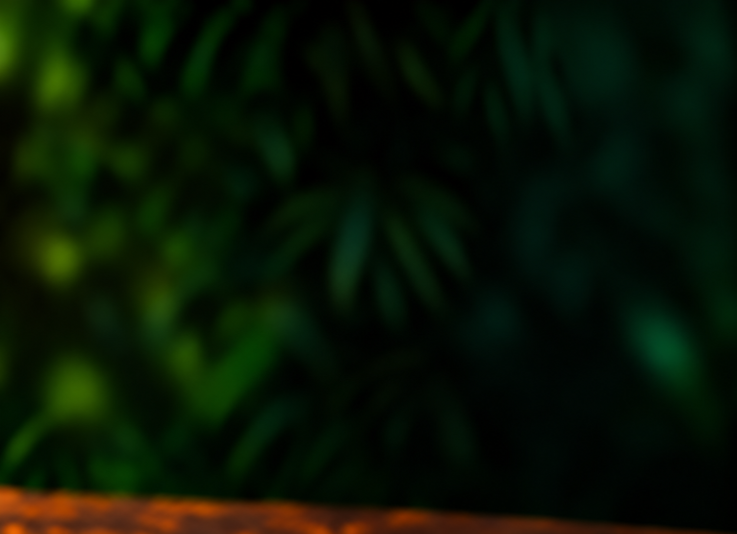
#> input picture research/burger-template-rebuild/title-background-clean.png, 1473 x 1068 px (shown at 1/2 size)
$ python build_biggie_two_sheets.py
#> lines starting #> are read from the running program, lines starting #| are printed output that depends on the picture
### scripts/build_biggie_sheet_v2.py
from pathlib import Path

from PIL import Image, ImageDraw, ImageFilter, ImageFont


ROOT = Path(__file__).resolve().parents[1]
OUT = Path('/Users/seifharboub/Desktop/Divers/Safe/Burger/NOUVELLE_CARTE_6_BURGERS/SAFE_LOUNGE_BIGGIE_PROCESS_A4.pdf')
PREVIEW = ROOT / 'research/burger-template-rebuild/previews/SAFE_LOUNGE_BIGGIE_PROCESS_A4_V2.png'
WORK = ROOT / 'research/burger-template-rebuild'
GEN = Path('/Users/seifharboub/.codex/generated_images/01a0b5aa-71ea-7801-8d97-e06e6bd977f0')
INGREDIENT_BOARD = GEN / 'exec-d62048ca-60c4-4bcc-ad2b-1ce2f4ea391b.png'
PROCESS_BOARD = GEN / 'exec-73806151-8bd6-4cde-a206-71cc1b5643df.png'
FINAL_SCENE = GEN / 'exec-ddff3ebd-2453-4423-b38f-ab8f952fa575.png'
SAUCE_CUTOUT = GEN / 'exec-a95de673-4c2b-48d5-854a-50d19bd58941.png'
CLOSING_STEP = GEN / 'exec-04c19e28-db07-4fbd-84f6-fec71511e058.png'

W, H = 2480, 3508
WHITE = '#ffffff'
OFF_WHITE = '#f5f3ef'
INK = '#101019'
GREEN = '#003d2f'
PURPLE = '#7800c8'
YELLOW = '#ffd400'
LINE = '#ded9e2'
FONT = '/System/Library/Fonts/Avenir Next Condensed.ttc'


def font(size, heavy=False):
    return ImageFont.truetype(FONT, size, index=8 if heavy else 0)


def cover(image, size, focus=(0.5, 0.5)):
    tw, th = size
    scale = max(tw / image.width, th / image.height)
    resized = image.resize((round(image.width * scale), round(image.height * scale)), Image.Resampling.LANCZOS)
    x = round((resized.width - tw) * focus[0])
    y = round((resized.height - th) * focus[1])
    return resized.crop((x, y, x + tw, y + th))


# [183 lines left out: functions contain, rounded_paste, wrap, draw_step, process_panels, build, not called in this run]


# [2 lines that do not run on import are left out]

### scripts/build_biggie_two_sheets.py
from pathlib import Path

from PIL import Image, ImageDraw, ImageFilter

from build_biggie_sheet_v2 import (
    ROOT, WORK, W, H, WHITE, OFF_WHITE, INK, GREEN, PURPLE, YELLOW, LINE,
    font, cover, contain, rounded_paste, wrap, draw_step, process_panels,
)


OUT_DIR = Path('/Users/seifharboub/Desktop/Divers/Safe/Burger/NOUVELLE_CARTE_6_BURGERS')
GEN = Path('/Users/seifharboub/.codex/generated_images/01a0b5aa-71ea-7801-8d97-e06e6bd977f0')
INGREDIENT_BOARD = GEN / 'exec-d62048ca-60c4-4bcc-ad2b-1ce2f4ea391b.png'
SMASH_PROCESS_BOARD = GEN / 'exec-73806151-8bd6-4cde-a206-71cc1b5643df.png'
SMASH_CLOSING = GEN / 'exec-04c19e28-db07-4fbd-84f6-fec71511e058.png'
SMASH_FINAL = GEN / 'exec-ddff3ebd-2453-4423-b38f-ab8f952fa575.png'
CHICKEN_HERO = GEN / 'exec-d2dc4b59-58bc-40fd-ae0a-039125799edb.png'
CHICKEN_PROCESS_BOARD = GEN / 'exec-c0038dfd-8fa1-4423-8daa-12d064ee2fd4.png'
CHICKEN_FINAL = GEN / 'exec-f05f03e6-6d64-45b4-913b-898ee626b9ad.png'
CHICKEN_CLOSING = GEN / 'exec-a7832354-7934-44fb-946b-bedf781c4761.png'
CHICKEN_CHEESE = GEN / 'exec-54f7d4e7-a423-434f-99a7-72c1caebe677.png'
PROTEINS = GEN / 'exec-33b38455-819f-4494-bedf-4ac504ebab37.png'
CHICKEN_STEP_4 = GEN / 'exec-a83ce9ad-d3c8-4047-8c64-a778751c0cf6.png'
CHICKEN_STEP_5 = GEN / 'exec-097443fd-3a0a-400c-9c10-0b05aa3d0729.png'
LETTUCE = GEN / 'exec-4e0ffc86-8331-4035-bee7-b585037e607f.png'
SAUCE = GEN / 'exec-a95de673-4c2b-48d5-854a-50d19bd58941.png'
PICKLE = ROOT / 'research/menu-v3-candidates/ingredient-cornichon-colona.png'


# [49 lines left out: functions chicken_process_panels, ingredient_sources, draw_ingredients, not called in this run]


def draw_header(page, variant):
    draw = ImageDraw.Draw(page)
    bg = Image.open(WORK / 'title-background-clean.png').convert('RGB')
    page.paste(cover(bg, (W, 700), (0.52, 0.45)), (0, 0))
    shade = Image.new('RGBA', (W, 700), (0, 0, 0, 0))
    sd = ImageDraw.Draw(shade)
    sd.rectangle((0, 0, 470, 700), fill=(0, 18, 11, 112))
    sd.rectangle((1690, 0, W, 700), fill=(0, 14, 8, 130))
    shade = shade.filter(ImageFilter.GaussianBlur(20))
    page.paste(shade, (0, 0), shade)

    # Only the supplied Safe Lounge logo is used; no recreated signature text.
    logo = Image.open(WORK / 'assets/logo-cream.png').convert('RGBA')
    logo.thumbnail((390, 275), Image.Resampling.LANCZOS)
    page.paste(logo, (62, 48), logo)

    if variant == 'smash':
        hero = Image.open(WORK / 'cutouts/biggie.png').convert('RGBA')
        hero.thumbnail((1120, 645), Image.Resampling.LANCZOS)
        variant_text = 'VERSION SMASH'
        tagline = '2 SMASH · 2 CHEDDARS'
    else:
        hero = Image.open(CHICKEN_HERO).convert('RGBA')
        hero.thumbnail((1040, 620), Image.Resampling.LANCZOS)
        variant_text = 'VERSION CHICKEN'
        tagline = '1 FILET FRIT · 2 CHEDDARS'
    page.paste(hero, (440 + (1120 - hero.width) // 2, 25 + (635 - hero.height) // 2), hero)

    draw.rounded_rectangle((1715, 72, 2265, 154), radius=18, fill=PURPLE)
    draw.text((1990, 113), 'FICHE RECETTE', font=font(42, True), fill=WHITE, anchor='mm')
    draw.text((1990, 235), variant_text, font=font(39, True), fill=WHITE, anchor='mm')
    draw.text((1990, 352), 'BIGGIE', font=font(98, True), fill=WHITE, anchor='mm')
    draw.rounded_rectangle((1815, 435, 2165, 455), radius=10, fill=YELLOW)
    draw.text((1990, 535), tagline, font=font(30, True), fill=WHITE, anchor='mm')
    return bg


# [28 lines left out: function variant_process, not called in this run]


def build(variant):
#> called with variant = 'smash'
    page = Image.new('RGB', (W, H), OFF_WHITE)
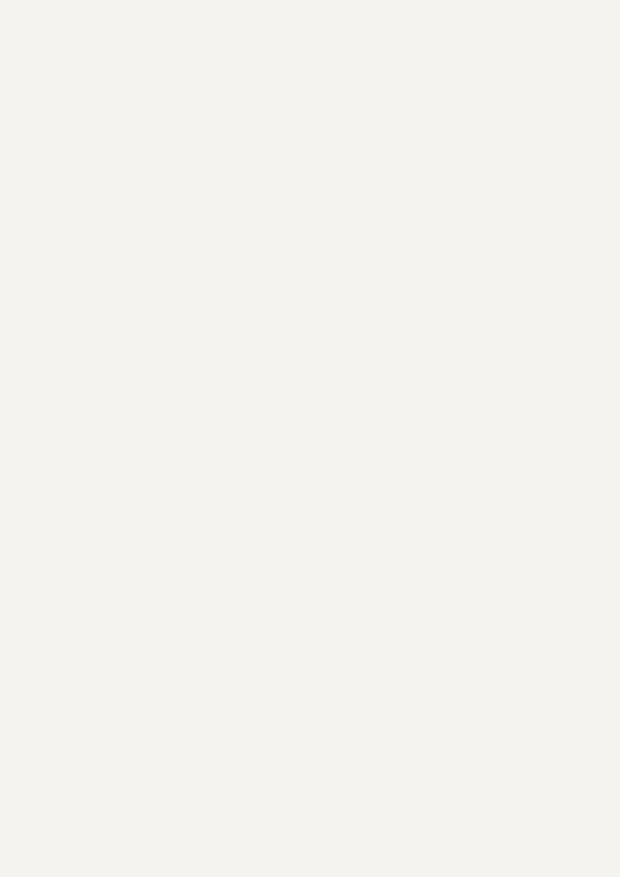
#> page: PIL image 2480x3508 RGB (shown at 1/4 size); mean R, G, B 245, 243, 239
    bg = draw_header(page, variant)
#> in draw_header, bg is the input picture: PIL image 1473x1068 RGB; mean R, G, B 8.4, 20.3, 3.4
#> in cover, `return resized.crop((x, y, x + tw, y + th))`:
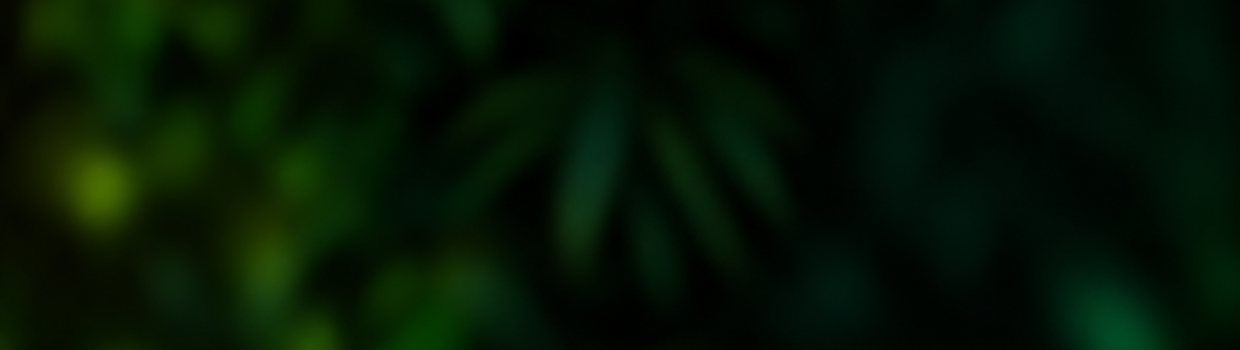
#> returned value: PIL image 2480x700 RGB (shown at 1/2 size); mean R, G, B 4.8, 20.9, 4
#> in draw_header, `page.paste(cover(bg, (W, 700), (0.52, 0.45)), (0, 0))`:
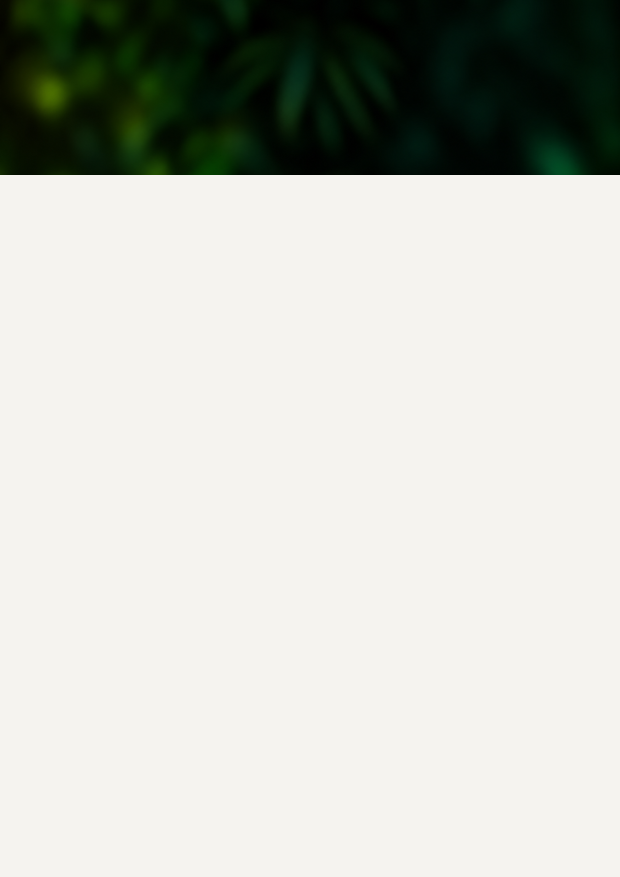
#> page: PIL image 2480x3508 RGB (shown at 1/4 size); mean R, G, B 197.1, 198.7, 192.1
#> in draw_header, `shade = Image.new('RGBA', (W, 700), (0, 0, 0, 0))`: shade: PIL image 2480x700 RGBA; every value is 0
#> in draw_header, `shade = shade.filter(ImageFilter.GaussianBlur(20))`:
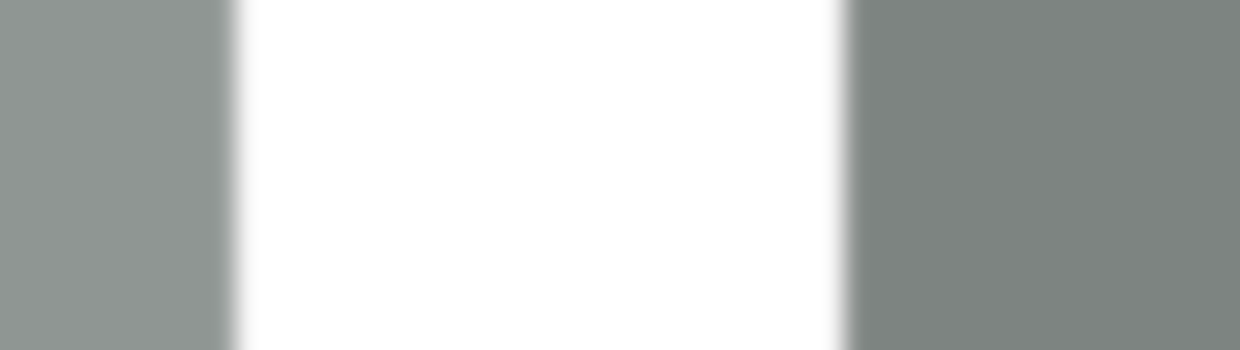
#> shade: PIL image 2480x700 RGBA (shown at 1/2 size); mean R, G, B, A 0, 7.9, 4.6, 62.7; transparent parts drawn white
    draw_ingredients(page, variant)
    draw = ImageDraw.Draw(page)
    draw.text((55, 1094), 'PROCESS', font=font(52, True), fill=PURPLE)
    draw.line((350, 1118, 2425, 1118), fill='#d8d0dd', width=4)

    photos, steps, final_scene = variant_process(variant)
    margin, gap = 45, 28
    card_w = (W - 2 * margin - 2 * gap) // 3
    card_h = 610
    top = 1150
    for i, (text, photo) in enumerate(zip(steps, photos)):
        row, col = divmod(i, 3)
        x0 = margin + col * (card_w + gap)
        y0 = top + row * (card_h + gap)
        focus = (0.5, 0.67) if i < 5 else (0.5, 0.55)
        draw_step(page, (x0, y0, x0 + card_w, y0 + card_h), i + 1, text, photo, focus)

    final_y = 2425
    final_x = (W - card_w) // 2
    draw_step(page, (final_x, final_y, final_x + card_w, final_y + card_h), 7,
              'Servir immédiatement avec 200 g de frites.', final_scene, (0.5, 0.55))

    footer_y = 3075
    page.paste(cover(bg, (W, H - footer_y), (0.5, 0.85)), (0, footer_y))
    draw = ImageDraw.Draw(page)
    draw.text((W / 2, footer_y + 90), 'QUALITÉ   •   RAPIDITÉ   •   PLAISIR   •   TOUJOURS',
              font=font(43, True), fill=WHITE, anchor='mm')
    footer_logo = Image.open(WORK / 'assets/logo-cream.png').convert('RGBA')
    footer_logo.thumbnail((260, 170), Image.Resampling.LANCZOS)
    page.paste(footer_logo, ((W - footer_logo.width) // 2, footer_y + 145), footer_logo)

    suffix = 'SMASH' if variant == 'smash' else 'CHICKEN'
    output = OUT_DIR / f'SAFE_LOUNGE_BIGGIE_{suffix}_PROCESS_A4.pdf'
    preview = WORK / 'previews' / f'SAFE_LOUNGE_BIGGIE_{suffix}_PROCESS_A4.png'
    preview.parent.mkdir(parents=True, exist_ok=True)
    page.save(preview, quality=96)
    page.save(output, 'PDF', resolution=300.0, quality=95)
    print(preview)
    print(output)


if __name__ == '__main__':
#> (the run stopped early here; a loop or call above may not have finished)
